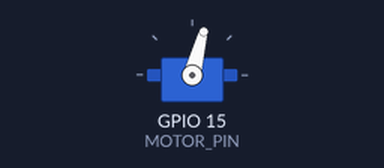
Simulated run of this sketch. Board: ESP32. Parts: servo.

Above: at 0.05 s.
At 5.4 s:
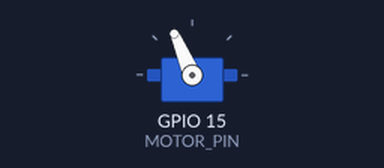
At 10.75 s:
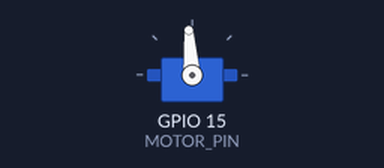
Timing chart, 0 to 14.0 s (numbered marks = the images above):
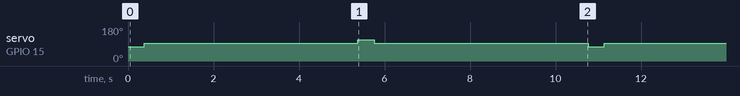

The sketch:

test.ino
```cpp
#include <ESP32Servo.h>

#define MOTOR_PIN 15 // 定义电机信号引脚接数字引脚2

Servo myservo; // 创建舵机对象

void setup() {
  myservo.attach(MOTOR_PIN); // 将舵机连接到指定引脚
}

void loop() {
    myservo.write(75); //电机正转
    delay(380); //旋转380ms
    myservo.write(94);//电机停止
    delay(5000);//电机停止5s
    myservo.write(113);//电机反转
    delay(380);//反转380ms
    myservo.write(94);//电机停止
    delay(5000);//电机停止5s
}
```

Measured:
- by itself, servo on GPIO 15 (MOTOR_PIN): repeats every 10.8 s: 113° 0.38 s, 94° 5.0 s, 75° 0.38 s, 94° 5.0 s
